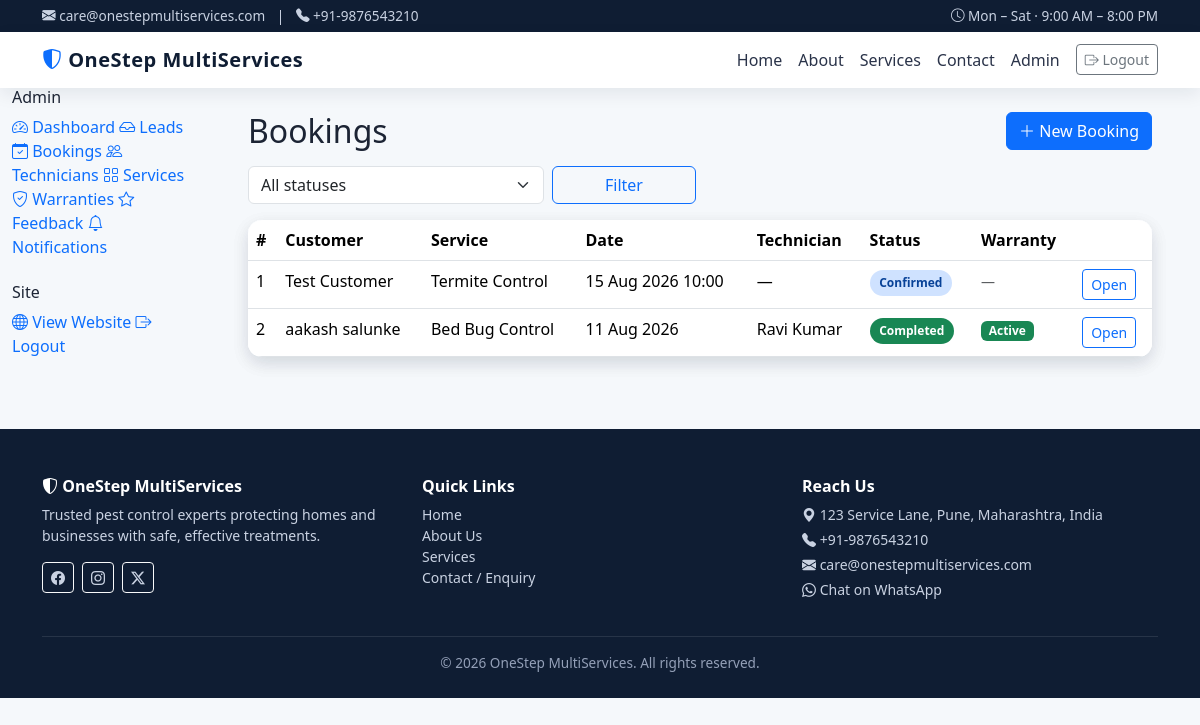
Screenshot of /admin/bookings (signed in) with the database file from the repository.
### models.py (models this page shows, shortened)
class Booking(db.Model):
    __tablename__ = "bookings"
    id = db.Column(db.Integer, primary_key=True)
    customer_id = db.Column(db.Integer, db.ForeignKey("customers.id"), nullable=False)
    service_id = db.Column(db.Integer, db.ForeignKey("services.id"), nullable=False)
    lead_id = db.Column(db.Integer, db.ForeignKey("leads.id"))
    technician_id = db.Column(db.Integer, db.ForeignKey("users.id"))
    booking_date = db.Column(db.Date, nullable=False)
    booking_time = db.Column(db.String(20))  # HH:MM
    address = db.Column(db.String(255))
    notes = db.Column(db.Text)
    status = db.Column(db.String(20), default="Pending")  # Pending/Confirmed/Assigned/In Progress/Completed/Cancelled
    completed_at = db.Column(db.DateTime)
    created_at = db.Column(db.DateTime, default=datetime.utcnow, index=True)
    feedback = db.relationship("Feedback", backref="booking", uselist=False, lazy=True)
    @property
    def warranty_end(self):
        if self.completed_at:
            from flask import current_app
            return self.completed_at + timedelta(
                days=current_app.config["WARRANTY_DAYS"]
            )
        return None
    @property
    def is_under_warranty(self):
        end = self.warranty_end
        return bool(end and end >= datetime.utcnow())

class Customer(db.Model):
    __tablename__ = "customers"
    id = db.Column(db.Integer, primary_key=True)
    name = db.Column(db.String(120), nullable=False)
    phone = db.Column(db.String(32), nullable=False, index=True)
    email = db.Column(db.String(180), index=True)
    address = db.Column(db.String(255))
    city = db.Column(db.String(80))
    created_at = db.Column(db.DateTime, default=datetime.utcnow)
    leads = db.relationship("Lead", backref="customer", lazy=True)
    bookings = db.relationship("Booking", backref="customer", lazy=True)
    feedback = db.relationship("Feedback", backref="customer", lazy=True)

class Service(db.Model):
    __tablename__ = "services"
    id = db.Column(db.Integer, primary_key=True)
    name = db.Column(db.String(120), nullable=False, unique=True)
    slug = db.Column(db.String(120), unique=True, index=True)
    short_description = db.Column(db.String(255))
    description = db.Column(db.Text)
    benefits = db.Column(db.Text)
    process = db.Column(db.Text)
    faq = db.Column(db.Text)  # JSON-encoded Q&A list
    image = db.Column(db.String(255))  # static/images/<file>
    icon = db.Column(db.String(80))  # bootstrap-icons class e.g. bi-bug
    status = db.Column(db.String(20), default="ACTIVE")  # ACTIVE / INACTIVE
    created_at = db.Column(db.DateTime, default=datetime.utcnow)
    leads = db.relationship("Lead", backref="service", lazy=True)
    bookings = db.relationship("Booking", backref="service", lazy=True)

class User(UserMixin, db.Model):
    __tablename__ = "users"
    id = db.Column(db.Integer, primary_key=True)
    name = db.Column(db.String(120), nullable=False)
    email = db.Column(db.String(180), unique=True, nullable=False, index=True)
    phone = db.Column(db.String(32))
    password_hash = db.Column(db.String(255), nullable=False)
    role = db.Column(db.String(20), nullable=False, default="TECHNICIAN")  # ADMIN / TECHNICIAN
    is_active = db.Column(db.Boolean, default=True)
    created_at = db.Column(db.DateTime, default=datetime.utcnow)
    notifications = db.relationship("Notification", backref="user", lazy=True)
    bookings = db.relationship("Booking", backref="technician", lazy=True)
    @property
    def is_admin(self):
        return self.role == "ADMIN"

### blueprints/admin.py (the view)
    @login_required
    def wrapped(*a, **kw):
        if not current_user.is_admin:
            abort(403)
        return view(*a, **kw)

### blueprints/admin.py (called while the page is built)
def _admin_required(view):
    @login_required
    def wrapped(*a, **kw):
        if not current_user.is_admin:
            abort(403)
        return view(*a, **kw)
    wrapped.__name__ = view.__name__
    return wrapped

@bp.route("/bookings")
@_admin_required
def bookings():
    status = request.args.get("status", "").strip()
    q = Booking.query
    if status:
        q = q.filter(Booking.status == status)
    bookings = q.order_by(Booking.booking_date.desc(), Booking.id.desc()).all()
    return render_template("admin/bookings_list.html", bookings=bookings, status=status)

### app/templates/admin/bookings_list.html (shortened to what this page needs)
{% extends "admin/_layout.html" %}
{% block admin_content %}
<div class="d-flex justify-content-between align-items-center mb-3">
  <h2 class="mb-0">Bookings</h2>
  <a href="{{ url_for('admin.booking_new') }}" class="btn btn-primary"><i class="bi bi-plus-lg"></i> New Booking</a>
</div>
<form method="get" class="row g-2 mb-3">
  <div class="col-md-4">
    <select name="status" class="form-select">
      <option value="">All statuses</option>
    </select>
  </div>
  <div class="col-md-2"><button class="btn btn-outline-primary w-100">Filter</button></div>
</form>
<div class="os-card p-0">
  <table class="table os-table mb-0">
    <thead><tr>
      <th>#</th><th>Customer</th><th>Service</th><th>Date</th><th>Technician</th><th>Status</th><th>Warranty</th><th></th>
    </tr></thead>
    <tbody>
      {% for b in bookings %}
      <tr>
        <td>{{ b.id }}</td>
        <td>{{ b.customer.name }}</td>
        <td>{{ b.service.name }}</td>
        <td>{{ b.booking_date.strftime('%d %b %Y') }} {{ b.booking_time or '' }}</td>
        <td>{{ b.technician.name if b.technician else '—' }}</td>
        <td><span class="pill {{ b.status|lower|replace(' ', '') }}">{{ b.status }}</span></td>
        <td>
          {% if b.status == 'Completed' %}
            {% if b.is_under_warranty %}<span class="badge bg-success">Active</span>
            {% else %}<span class="badge bg-secondary">Expired</span>{% endif %}
          {% else %}<span class="text-muted small">—</span>{% endif %}
        </td>
        <td><a href="{{ url_for('admin.booking_detail', booking_id=b.id) }}" class="btn btn-sm btn-outline-primary">Open</a></td>
      </tr>
      {% else %}
      <tr><td colspan="8" class="text-center text-muted py-4">No bookings.</td></tr>
      {% endfor %}
    </tbody>
  </table>
</div>
{% endblock %}

### app/static/css/style.css (style rules this page uses)
:root { --os-primary: #0d6efd; --os-primary-dark: #0a58ca; --os-accent: #20c997; --os-dark: #0f1d33; --os-muted: #6c757d; --os-bg: #f5f8fb; --os-card-shadow: 0 6px 18px rgba(15, 29, 51, 0.08); --os-radius: 14px; }
body { background: var(--os-bg); font-family: 'Segoe UI', Roboto, system-ui, -apple-system, sans-serif; color: #1c2434; }
a { text-decoration: none; }
.os-card { background: #fff; border-radius: var(--os-radius); box-shadow: var(--os-card-shadow); border: 0; transition: transform .2s ease, box-shadow .2s ease; }
.os-table { background: #fff; border-radius: var(--os-radius); overflow: hidden; box-shadow: var(--os-card-shadow); }
.os-table thead { background: #eef3fb; color: var(--os-dark); }
.pill { display: inline-block; padding: .25rem .6rem; font-size: .75rem; font-weight: 600; border-radius: 999px; background: #eef3fb; color: var(--os-dark); }
.pill.confirmed { background: #cfe2ff; color: #084298; }
.pill.completed { background: #198754; color: #fff; }

### rows the page displays
Booking: id "1", customer.name "Test Customer", service.name "Termite Control", booking_date "15 Aug 2026", booking_time "10:00", technician "—", status "Confirmed"
Booking: id "2", customer.name "aakash salunke", service.name "Bed Bug Control", booking_date "11 Aug 2026", technician "Ravi Kumar", status "Completed", shows "Active"

### other values shown
{{ business_email }} "care@onestepmultiservices.com"
{{ business_phone }} "+91-9876543210"
{{ business_name }} "OneStep MultiServices"
{{ business_address }} "123 Service Lane, Pune, Maharashtra, India"
